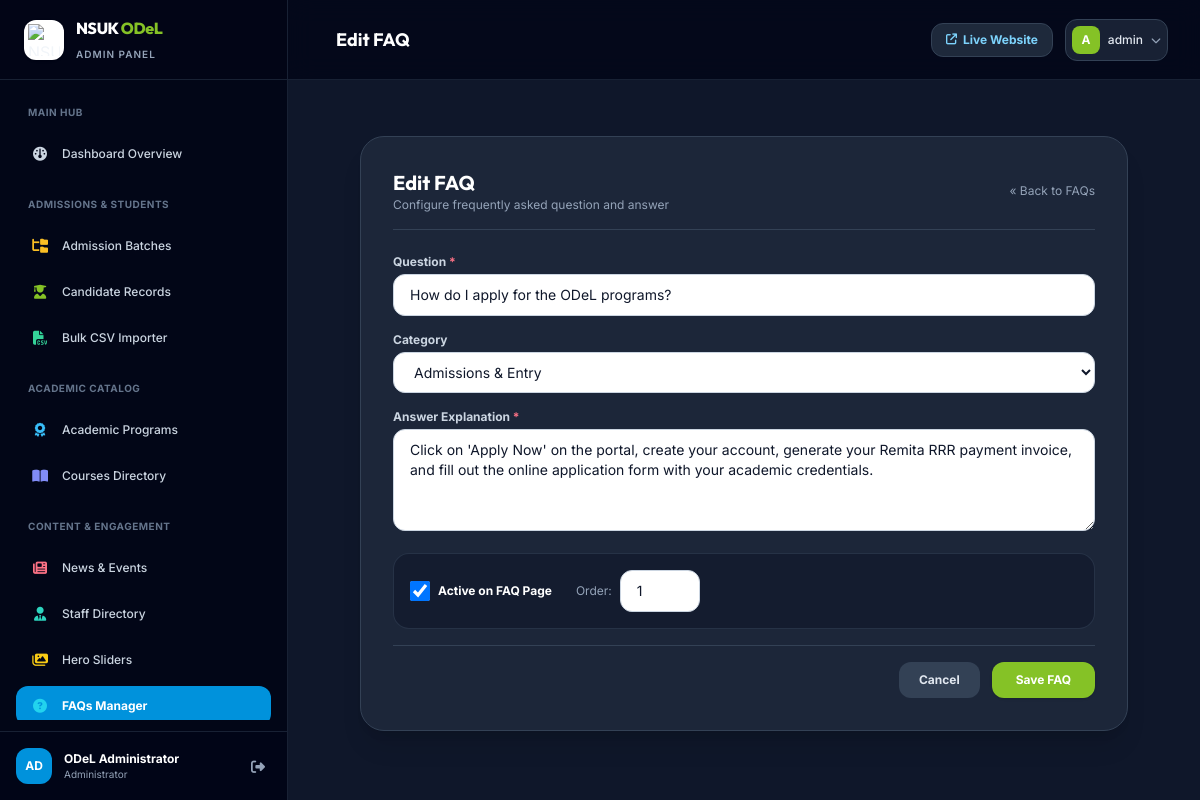
The page /dashboard/faqs/1/edit/ (signed in) on the database its author committed.
### core/models.py (models this page shows, shortened)
class FAQ(models.Model):
    CATEGORY_CHOICES = [
        ('General', 'General Questions'),
        ('Admissions', 'Admissions & Entry'),
        ('LMS', 'LMS & CBT Examinations'),
        ('Academic', 'Academic & Duration'),
        ('Fees', 'Tuition & Payment'),
    ]
    question = models.CharField(max_length=300)
    answer = models.TextField()
    category = models.CharField(max_length=30, choices=CATEGORY_CHOICES, default='General')
    sort_order = models.PositiveIntegerField(default=1)
    is_active = models.BooleanField(default=True)
    class Meta:
        ordering = ['sort_order', 'id']
        verbose_name = "FAQ"
        verbose_name_plural = "FAQs"

### dashboard/views.py (the view)
# urls.py: path('faqs/<int:pk>/edit/', views.faq_edit_dash, name='dashboard_faq_edit'),
@login_required
def faq_edit_dash(request, pk):
    faq = get_object_or_404(FAQ, pk=pk)
    if request.method == 'POST':
        form = FAQForm(request.POST, instance=faq)
        if form.is_valid():
            form.save()
            messages.success(request, f"FAQ updated!")
            return redirect('dashboard_faqs')
    else:
        form = FAQForm(instance=faq)
    return render(request, 'dashboard/faqs/form.html', {'form': form, 'title': f'Edit FAQ', 'faq': faq})

### dashboard/forms.py
class FAQForm(forms.ModelForm):
    class Meta:
        model = FAQ
        fields = ['question', 'answer', 'category', 'sort_order', 'is_active']
        widgets = {
            'question': forms.TextInput(attrs={'class': TAILWIND_INPUT}),
            'answer': forms.Textarea(attrs={'class': TAILWIND_TEXTAREA, 'rows': 4}),
            'category': forms.Select(attrs={'class': TAILWIND_SELECT}),
            'sort_order': forms.NumberInput(attrs={'class': TAILWIND_INPUT}),
            'is_active': forms.CheckboxInput(attrs={'class': TAILWIND_CHECKBOX}),
        }

### core/context_processors.py (called while the page is built)
def site_context(request):
    settings = SiteSetting.get_settings()
    active_programs = Program.objects.filter(is_active=True)[:6]
    latest_batch = AdmissionBatch.objects.filter(is_active=True).first()
    unread_inquiries_count = InquiryMessage.objects.filter(is_resolved=False).count()
    recent_announcements = NewsEvent.objects.filter(is_active=True)[:3]
    return {
        'site_settings': settings,
        'global_programs': active_programs,
        'global_latest_batch': latest_batch,
        'unread_inquiries_count': unread_inquiries_count,
        'global_announcements': recent_announcements,
    }

### core/models.py (called while the page is built)
    @classmethod
    def get_settings(cls):
        setting, created = cls.objects.get_or_create(pk=1)
        return setting

### templates/dashboard/faqs/form.html (shortened to what this page needs)
{% extends 'dashboard/base.html' %}
{% block header_title %}{{ title }}{% endblock %}
{% block content %}
<div class="max-w-3xl mx-auto py-6">
    <div class="bg-slate-800/90 rounded-3xl p-8 border border-slate-700 shadow-xl space-y-6">
        <div class="border-b border-slate-700 pb-4 flex items-center justify-between">
            <div>
                <h2 class="font-heading font-bold text-xl text-white">{{ title }}</h2>
                <p class="text-xs text-slate-400">Configure frequently asked question and answer</p>
            </div>
            <a href="{% url 'dashboard_faqs' %}" class="text-xs text-slate-400 hover:text-white">&laquo; Back to FAQs</a>
        </div>
        <form method="post" class="space-y-4">
            <div class="space-y-1">
                <label class="block text-xs font-bold text-slate-300">Question <span class="text-rose-400">*</span></label>
                {{ form.question }}
            </div>
            <div class="space-y-1">
                <label class="block text-xs font-bold text-slate-300">Category</label>
                {{ form.category }}
            </div>
            <div class="space-y-1">
                <label class="block text-xs font-bold text-slate-300">Answer Explanation <span class="text-rose-400">*</span></label>
                {{ form.answer }}
            </div>
            <div class="flex items-center space-x-6 p-4 rounded-2xl bg-slate-900/60 border border-slate-700/60">
                <label class="flex items-center space-x-2 text-xs font-bold text-white cursor-pointer">
                    {{ form.is_active }}
                    <span>Active on FAQ Page</span>
                </label>
                <div class="flex items-center space-x-2">
                    <span class="text-xs text-slate-400">Order:</span>
                    <div class="w-20">{{ form.sort_order }}</div>
                </div>
            </div>
            <div class="pt-4 flex items-center justify-end gap-3 border-t border-slate-700">
                <a href="{% url 'dashboard_faqs' %}" class="px-5 py-2.5 rounded-xl bg-slate-700 hover:bg-slate-600 text-xs font-bold text-slate-200 transition">Cancel</a>
                <button type="submit" class="px-6 py-2.5 rounded-xl bg-brand-green hover:bg-brand-darkgreen text-white font-bold text-xs shadow transition">Save FAQ</button>
            </div>
        </form>
    </div>
</div>
{% endblock %}

### templates/dashboard/base.html (shortened to what this page needs)
<!DOCTYPE html>
<html lang="en" class="h-full bg-slate-900">
<head>
    <script src="https://cdn.tailwindcss.com"></script>
    <link rel="stylesheet" href="https://cdnjs.cloudflare.com/ajax/libs/font-awesome/6.5.1/css/all.min.css">
</head>
<body class="h-full bg-slate-900 text-slate-100 font-sans antialiased flex overflow-hidden" x-data="{ sidebarOpen: false }">
    <aside :class="{ 'translate-x-0': sidebarOpen, '-translate-x-full': !sidebarOpen }" class="fixed inset-y-0 left-0 z-50 w-72 bg-slate-950 border-r border-slate-800/80 flex flex-col justify-between transition-transform duration-300 ease-in-out lg:translate-x-0 lg:static lg:inset-auto flex-shrink-0">
        <div>
            <div class="h-20 flex items-center justify-between px-6 border-b border-slate-800/80 bg-slate-950/60">
                <a href="{% url 'dashboard_home' %}" class="flex items-center space-x-3">
                    <div class="w-10 h-10 rounded-xl bg-white p-1 shadow flex items-center justify-center">
                        <img src="https://upload.wikimedia.org/wikipedia/en/thumb/5/52/Nasarawa_State_University_logo.png/220px-Nasarawa_State_University_logo.png" alt="NSUK" class="w-full h-full object-contain">
                    </div>
                    <div>
                        <span class="font-heading font-extrabold text-base tracking-tight text-white block">NSUK <span class="text-brand-green">ODeL</span></span>
                        <span class="text-[10px] text-slate-400 uppercase tracking-widest font-semibold">Admin Panel</span>
                    </div>
                </a>
            </div>
            <nav class="px-4 py-6 space-y-1.5 overflow-y-auto max-h-[calc(100vh-160px)] text-xs font-medium">
                <div class="px-3 pb-2 text-[10px] font-bold text-slate-500 uppercase tracking-wider">Main Hub</div>
                <a href="{% url 'dashboard_home' %}" class="flex items-center space-x-3 px-3.5 py-2.5 rounded-xl transition-all {% if request.resolver_match.url_name == 'dashboard_home' %}bg-brand-blue text-white font-bold shadow-lg shadow-sky-900/40{% else %}text-slate-300 hover:bg-slate-900 hover:text-white{% endif %}">
                    <i class="fa-solid fa-gauge text-sm w-5 text-center"></i>
                    <span>Dashboard Overview</span>
                </a>
                <div class="pt-4 px-3 pb-2 text-[10px] font-bold text-slate-500 uppercase tracking-wider">Admissions & Students</div>
                <a href="{% url 'dashboard_batches' %}" class="flex items-center space-x-3 px-3.5 py-2.5 rounded-xl transition-all {% if 'admissions/batches' in request.path %}bg-brand-blue text-white font-bold{% else %}text-slate-300 hover:bg-slate-900 hover:text-white{% endif %}">
                    <i class="fa-solid fa-folder-tree text-sm w-5 text-center text-amber-400"></i>
                    <span>Admission Batches</span>
                </a>
                <a href="{% url 'dashboard_candidates' %}" class="flex items-center space-x-3 px-3.5 py-2.5 rounded-xl transition-all {% if 'admissions/candidates' in request.path %}bg-brand-blue text-white font-bold{% else %}text-slate-300 hover:bg-slate-900 hover:text-white{% endif %}">
                    <i class="fa-solid fa-user-graduate text-sm w-5 text-center text-brand-green"></i>
                    <span>Candidate Records</span>
                </a>
                <a href="{% url 'dashboard_bulk_upload' %}" class="flex items-center space-x-3 px-3.5 py-2.5 rounded-xl transition-all {% if 'bulk-upload' in request.path %}bg-brand-blue text-white font-bold{% else %}text-slate-300 hover:bg-slate-900 hover:text-white{% endif %}">
                    <i class="fa-solid fa-file-csv text-sm w-5 text-center text-emerald-400"></i>
                    <span>Bulk CSV Importer</span>
                </a>
                <div class="pt-4 px-3 pb-2 text-[10px] font-bold text-slate-500 uppercase tracking-wider">Academic Catalog</div>
                <a href="{% url 'dashboard_programs' %}" class="flex items-center space-x-3 px-3.5 py-2.5 rounded-xl transition-all {% if 'programs' in request.path %}bg-brand-blue text-white font-bold{% else %}text-slate-300 hover:bg-slate-900 hover:text-white{% endif %}">
                    <i class="fa-solid fa-award text-sm w-5 text-center text-sky-400"></i>
                    <span>Academic Programs</span>
                </a>
                <a href="{% url 'dashboard_courses' %}" class="flex items-center space-x-3 px-3.5 py-2.5 rounded-xl transition-all {% if 'courses' in request.path %}bg-brand-blue text-white font-bold{% else %}text-slate-300 hover:bg-slate-900 hover:text-white{% endif %}">
                    <i class="fa-solid fa-book-open text-sm w-5 text-center text-indigo-400"></i>
                    <span>Courses Directory</span>
                </a>
                <div class="pt-4 px-3 pb-2 text-[10px] font-bold text-slate-500 uppercase tracking-wider">Content & Engagement</div>
                <a href="{% url 'dashboard_news' %}" class="flex items-center space-x-3 px-3.5 py-2.5 rounded-xl transition-all {% if 'news' in request.path %}bg-brand-blue text-white font-bold{% else %}text-slate-300 hover:bg-slate-900 hover:text-white{% endif %}">
                    <i class="fa-solid fa-newspaper text-sm w-5 text-center text-rose-400"></i>
                    <span>News & Events</span>
                </a>
                <a href="{% url 'dashboard_staff' %}" class="flex items-center space-x-3 px-3.5 py-2.5 rounded-xl transition-all {% if 'staff' in request.path %}bg-brand-blue text-white font-bold{% else %}text-slate-300 hover:bg-slate-900 hover:text-white{% endif %}">
                    <i class="fa-solid fa-user-tie text-sm w-5 text-center text-teal-400"></i>
                    <span>Staff Directory</span>
                </a>
                <a href="{% url 'dashboard_slides' %}" class="flex items-center space-x-3 px-3.5 py-2.5 rounded-xl transition-all {% if 'slides' in request.path %}bg-brand-blue text-white font-bold{% else %}text-slate-300 hover:bg-slate-900 hover:text-white{% endif %}">
                    <i class="fa-solid fa-images text-sm w-5 text-center text-yellow-400"></i>
                    <span>Hero Sliders</span>
                </a>
                <a href="{% url 'dashboard_faqs' %}" class="flex items-center space-x-3 px-3.5 py-2.5 rounded-xl transition-all {% if 'faqs' in request.path %}bg-brand-blue text-white font-bold{% else %}text-slate-300 hover:bg-slate-900 hover:text-white{% endif %}">
                    <i class="fa-solid fa-circle-question text-sm w-5 text-center text-cyan-400"></i>
                    <span>FAQs Manager</span>
                </a>
            </nav>
        </div>
        <div class="p-4 border-t border-slate-800/80 bg-slate-950/80">
            <div class="flex items-center justify-between">
                <div class="flex items-center space-x-3 truncate">
                    <div class="w-9 h-9 rounded-xl bg-brand-blue text-white font-bold text-xs flex items-center justify-center uppercase">
                        {{ request.user.username|slice:":2" }}
                    </div>
                    <div class="truncate">
                        <span class="block text-xs font-bold text-white truncate">{{ request.user.get_full_name|default:request.user.username }}</span>
                        <span class="block text-[10px] text-slate-400">Administrator</span>
                    </div>
                </div>
                <a href="{% url 'dashboard_logout' %}" class="text-slate-400 hover:text-rose-400 p-1.5 transition" title="Logout">
                    <i class="fa-solid fa-right-from-bracket text-sm"></i>
                </a>
            </div>
        </div>
    </aside>
    <div class="flex-1 flex flex-col min-w-0 overflow-hidden bg-slate-900">
        <header class="h-20 bg-slate-950/80 backdrop-blur-md border-b border-slate-800/80 flex items-center justify-between px-4 sm:px-8 z-30">
            <div class="flex items-center space-x-4">
                <div class="hidden sm:block">
                    <h1 class="font-heading font-bold text-base sm:text-lg text-white">
                        {% block header_title %}ODeL Administration & Management{% endblock %}
                    </h1>
                </div>
            </div>
            <div class="flex items-center space-x-3">
                <a href="{% url 'home' %}" target="_blank" class="px-3.5 py-2 rounded-xl bg-slate-800 hover:bg-slate-700 text-xs font-bold text-sky-300 transition flex items-center gap-1.5 border border-slate-700">
                    <i class="fa-solid fa-arrow-up-right-from-square text-[11px]"></i>
                    <span class="hidden sm:inline">Live Website</span>
                </a>
                <div class="relative" x-data="{ open: false }" @click.outside="open = false">
                    <button @click="open = !open" class="flex items-center space-x-2 p-1.5 rounded-xl bg-slate-800/80 hover:bg-slate-800 border border-slate-700 text-xs font-medium focus:outline-none">
                        <div class="w-7 h-7 rounded-lg bg-brand-green text-white font-bold flex items-center justify-center uppercase text-xs">
                            {{ request.user.username|slice:":1" }}
                        </div>
                        <span class="text-slate-200 hidden md:inline">{{ request.user.username }}</span>
                        <i class="fa-solid fa-chevron-down text-[10px] text-slate-400"></i>
                    </button>
                </div>
            </div>
        </header>
        <main class="flex-1 overflow-y-auto p-4 sm:p-8 bg-slate-900">
            {% block content %}{% endblock %}
        </main>
    </div>
</body>
</html>

### rows shown on the page
FAQ: question "How do I apply for the ODeL programs?", category "Admissions & Entry", answer "Click on 'Apply Now' on the portal, create your account, generate your Remita RRR payment invoice, and fill out the online application form with your academic credentials.", is_active "☑", sort_order "1"

### other values the page prints
{{ request.user.username|slice:":2" }} "AD"
{{ request.user.get_full_name|default:request.user.username }} "ODeL Administrator"
{{ title }} "Edit FAQ"
{{ request.user.username|slice:":1" }} "A"
{{ request.user.username }} "admin"
